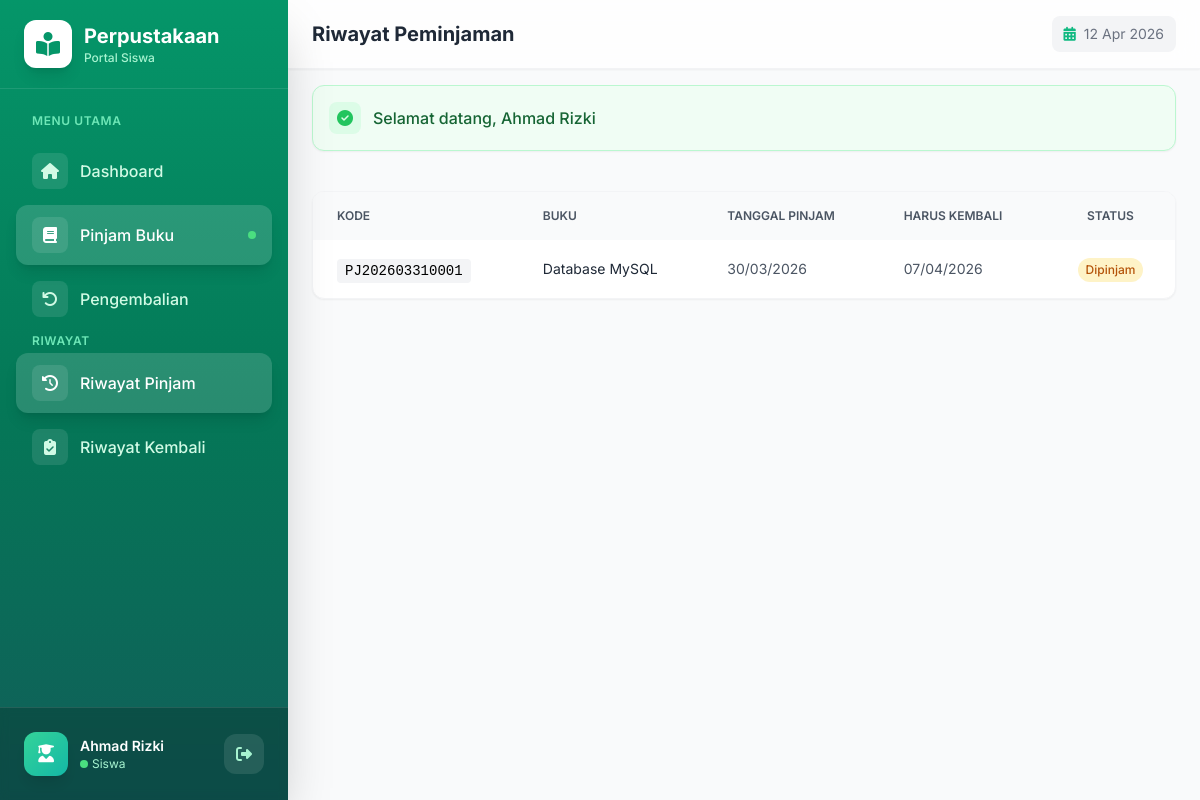
Page /siswa/peminjaman/history (signed in) on the committed database.
### tables this page shows
CREATE TABLE `peminjaman` (
  `id` int(11) NOT NULL,
  `kode_peminjaman` varchar(20) NOT NULL,
  `anggota_id` int(11) NOT NULL,
  `user_id` int(11) DEFAULT NULL,
  `tanggal_pinjam` date NOT NULL,
  `tanggal_harus_kembali` date NOT NULL,
  `tanggal_kembali` date DEFAULT NULL,
  `status` enum('pending','dipinjam','dikembalikan','terlambat','ditolak') DEFAULT 'pending',
  `total_denda` decimal(10,2) DEFAULT 0.00,
  `keterangan` text DEFAULT NULL,
  `created_at` timestamp NOT NULL DEFAULT current_timestamp(),
  `updated_at` timestamp NOT NULL DEFAULT current_timestamp() ON UPDATE current_timestamp()
);

CREATE TABLE `detail_peminjaman` (
  `id` int(11) NOT NULL,
  `peminjaman_id` int(11) NOT NULL,
  `buku_id` int(11) NOT NULL,
  `jumlah` int(11) DEFAULT 1,
  `kondisi_pinjam` enum('baik','rusak_ringan','rusak_berat') DEFAULT 'baik',
  `kondisi_kembali` enum('baik','rusak_ringan','rusak_berat','hilang') DEFAULT NULL,
  `denda` decimal(10,2) DEFAULT 0.00,
  `created_at` timestamp NOT NULL DEFAULT current_timestamp()
);

CREATE TABLE `buku` (
  `id` int(11) NOT NULL,
  `kode_buku` varchar(20) NOT NULL,
  `isbn` varchar(20) DEFAULT NULL,
  `judul` varchar(255) NOT NULL,
  `penulis` varchar(255) NOT NULL,
  `penerbit` varchar(100) DEFAULT NULL,
  `tahun_terbit` year(4) DEFAULT NULL,
  `kategori_id` int(11) DEFAULT NULL,
  `jumlah_halaman` int(11) DEFAULT NULL,
  `stok` int(11) DEFAULT 0,
  `stok_tersedia` int(11) DEFAULT 0,
  `lokasi_rak` varchar(50) DEFAULT NULL,
  `deskripsi` text DEFAULT NULL,
  `cover` varchar(255) DEFAULT NULL,
  `status` enum('tersedia','tidak_tersedia') DEFAULT 'tersedia',
  `created_at` timestamp NOT NULL DEFAULT current_timestamp(),
  `updated_at` timestamp NOT NULL DEFAULT current_timestamp() ON UPDATE current_timestamp()
);

### controllers/PeminjamanController.php (called while the page is built, shortened)
<?php
class PeminjamanController {
    private $peminjamanModel;
    public function __construct() {
        $this->peminjamanModel = new Peminjaman();
    }
    public function history() {
        $anggotaId = Session::getUserId();
        $peminjaman = $this->peminjamanModel->getByAnggota($anggotaId);
        foreach ($peminjaman as &$p) {
            $p['detail'] = $this->peminjamanModel->getDetail($p['id']);
        }
        $data = [
            'user' => Session::get('user_data'),
            'peminjaman' => $peminjaman
        ];
        include BASE_PATH . '/views/siswa/peminjaman/history.php';
    }
}

### helpers/Session.php (called while the page is built, shortened)
<?php
class Session {
    public static function get($key, $default = null) {
        return $_SESSION[$key] ?? $default;
    }
    public static function getUserId() {
        return self::get('user_id');
    }
}

### config/Database.php (called while the page is built, shortened)
<?php
class Database {
    private static $instance = null;
    private $connection;
    private $host = 'localhost';
    private $db_name = 'db_perpustakaan';
    private $username = 'root';
    private $password = '';
    private $charset = 'utf8mb4';
    private function __construct() {
        try {
            $dsn = "mysql:host={$this->host};dbname={$this->db_name};charset={$this->charset}";
            $options = [
                PDO::ATTR_ERRMODE => PDO::ERRMODE_EXCEPTION,
                PDO::ATTR_DEFAULT_FETCH_MODE => PDO::FETCH_ASSOC,
                PDO::ATTR_EMULATE_PREPARES => false,
            ];
            $this->connection = new PDO($dsn, $this->username, $this->password, $options);
        } catch (PDOException $e) {
            die("Koneksi database gagal: " . $e->getMessage());
        }
    }
    public static function getInstance() {
        if (self::$instance === null) {
            self::$instance = new self();
        }
        return self::$instance;
    }
    public function getConnection() {
        return $this->connection;
    }
}

### models/Peminjaman.php (called while the page is built, shortened)
<?php
class Peminjaman {
    private $db;
    private $table = 'peminjaman';
    public function __construct() {
        $this->db = Database::getInstance()->getConnection();
    }
    public function getByAnggota($anggotaId) {
        $stmt = $this->db->prepare("
            SELECT p.*, a.nama as nama_anggota
            FROM {$this->table} p
            LEFT JOIN anggota a ON p.anggota_id = a.id
            WHERE p.anggota_id = ?
            ORDER BY p.tanggal_pinjam DESC
        ");
        $stmt->execute([$anggotaId]);
        return $stmt->fetchAll();
    }
    public function getDetail($peminjamanId) {
        $stmt = $this->db->prepare("
            SELECT dp.*, b.kode_buku, b.judul, b.penulis
            FROM detail_peminjaman dp
            LEFT JOIN buku b ON dp.buku_id = b.id
            WHERE dp.peminjaman_id = ?
        ");
        $stmt->execute([$peminjamanId]);
        return $stmt->fetchAll();
    }
}

### views/siswa/peminjaman/history.php (the view, shortened to what this page needs)
<?php
include BASE_PATH . '/views/layouts/header.php';
include BASE_PATH . '/views/layouts/siswa_sidebar.php';
?>
<div class="bg-white rounded-xl shadow-sm border border-gray-100 overflow-hidden">
    <div class="overflow-x-auto">
        <table class="w-full">
            <thead class="bg-gray-50">
                <tr>
                    <th class="px-6 py-4 text-left text-xs font-semibold text-gray-600 uppercase">Kode</th>
                    <th class="px-6 py-4 text-left text-xs font-semibold text-gray-600 uppercase">Buku</th>
                    <th class="px-6 py-4 text-left text-xs font-semibold text-gray-600 uppercase">Tanggal Pinjam</th>
                    <th class="px-6 py-4 text-left text-xs font-semibold text-gray-600 uppercase">Harus Kembali</th>
                    <th class="px-6 py-4 text-center text-xs font-semibold text-gray-600 uppercase">Status</th>
                </tr>
            </thead>
            <tbody class="divide-y divide-gray-100">
                <?php if (empty($data['peminjaman'])): ?>
                    <tr>
                        <td colspan="5" class="px-6 py-12 text-center text-gray-500">
                            <i class="fas fa-history text-4xl mb-3 text-gray-300"></i>
                            <p>Belum ada riwayat peminjaman</p>
                        </td>
                    </tr>
                <?php else: ?>
                    <?php foreach ($data['peminjaman'] as $p): ?>
                        <tr class="hover:bg-gray-50">
                            <td class="px-6 py-4">
                                <span class="font-mono text-sm bg-gray-100 px-2 py-1 rounded"><?= htmlspecialchars($p['kode_peminjaman']) ?></span>
                            </td>
                            <td class="px-6 py-4">
                                <?php if (!empty($p['detail'])): ?>
                                    <?php foreach ($p['detail'] as $d): ?>
                                        <p class="text-sm text-gray-800"><?= htmlspecialchars($d['judul']) ?></p>
                                    <?php endforeach; ?>
                                <?php else: ?>
                                    <span class="text-gray-400">-</span>
                                <?php endif; ?>
                            </td>
                            <td class="px-6 py-4 text-sm text-gray-600"><?= date('d/m/Y', strtotime($p['tanggal_pinjam'])) ?></td>
                            <td class="px-6 py-4 text-sm text-gray-600"><?= date('d/m/Y', strtotime($p['tanggal_harus_kembali'])) ?></td>
                            <td class="px-6 py-4 text-center">
                                <?php
                                $statusClass = 'bg-gray-100 text-gray-700';
                                $statusLabel = ucfirst($p['status']);
                                if ($p['status'] === 'pending') {
                                    $statusClass = 'bg-blue-100 text-blue-700';
                                    $statusLabel = 'Menunggu Persetujuan';
                                } elseif ($p['status'] === 'dipinjam') {
                                    $statusClass = 'bg-amber-100 text-amber-700';
                                } elseif ($p['status'] === 'dikembalikan') {
                                    $statusClass = 'bg-green-100 text-green-700';
                                } elseif ($p['status'] === 'ditolak') {
                                    $statusClass = 'bg-red-100 text-red-700';
                                    $statusLabel = 'Ditolak';
                                }
                                ?>
                                <span class="inline-flex px-2 py-1 text-xs font-medium rounded-full <?= $statusClass ?>">
                                    <?= $statusLabel ?>
                                </span>
                            </td>
                        </tr>
                    <?php endforeach; ?>
                <?php endif; ?>
            </tbody>
        </table>
    </div>
</div>
    </main>
</div>
<?php include BASE_PATH . '/views/layouts/footer.php'; ?>

### views/layouts/header.php (style rules this page uses)
* { font-family: 'Inter', sans-serif; }
.table-row-animate { animation: tableRowIn 0.4s ease-out forwards; opacity: 0; }

### rows in the picture
peminjaman: kode_peminjaman "PJ202603310001", tanggal_pinjam "30/03/2026", tanggal_harus_kembali "07/04/2026", status "Dipinjam"
detail_peminjaman: buku.judul "Database MySQL"

### other values in the picture
$user['nama'] "Ahmad Rizki"
$pageTitle "Riwayat Peminjaman"
$flash['message'] "Selamat datang, Ahmad Rizki"
